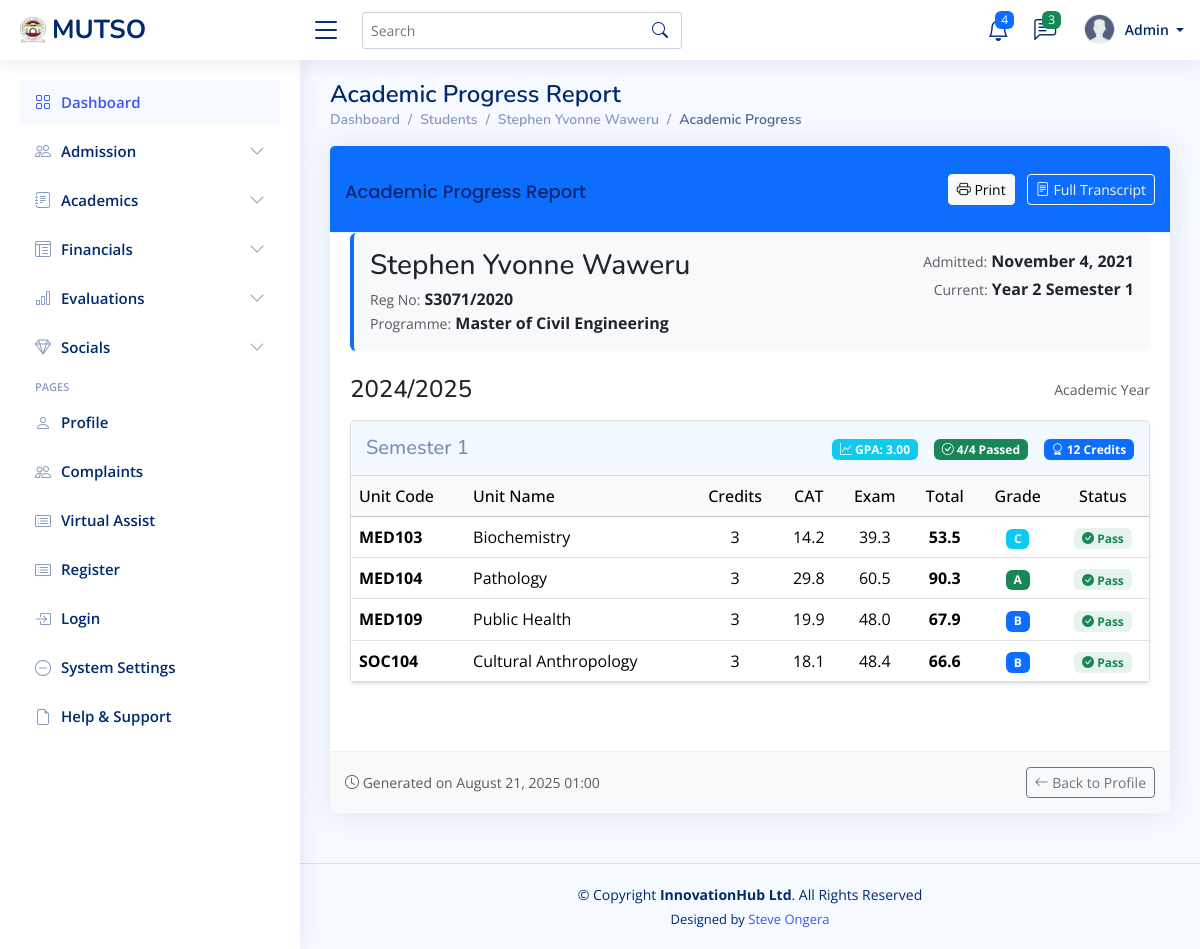
Page /student/1/progress/ on the earlier database version.
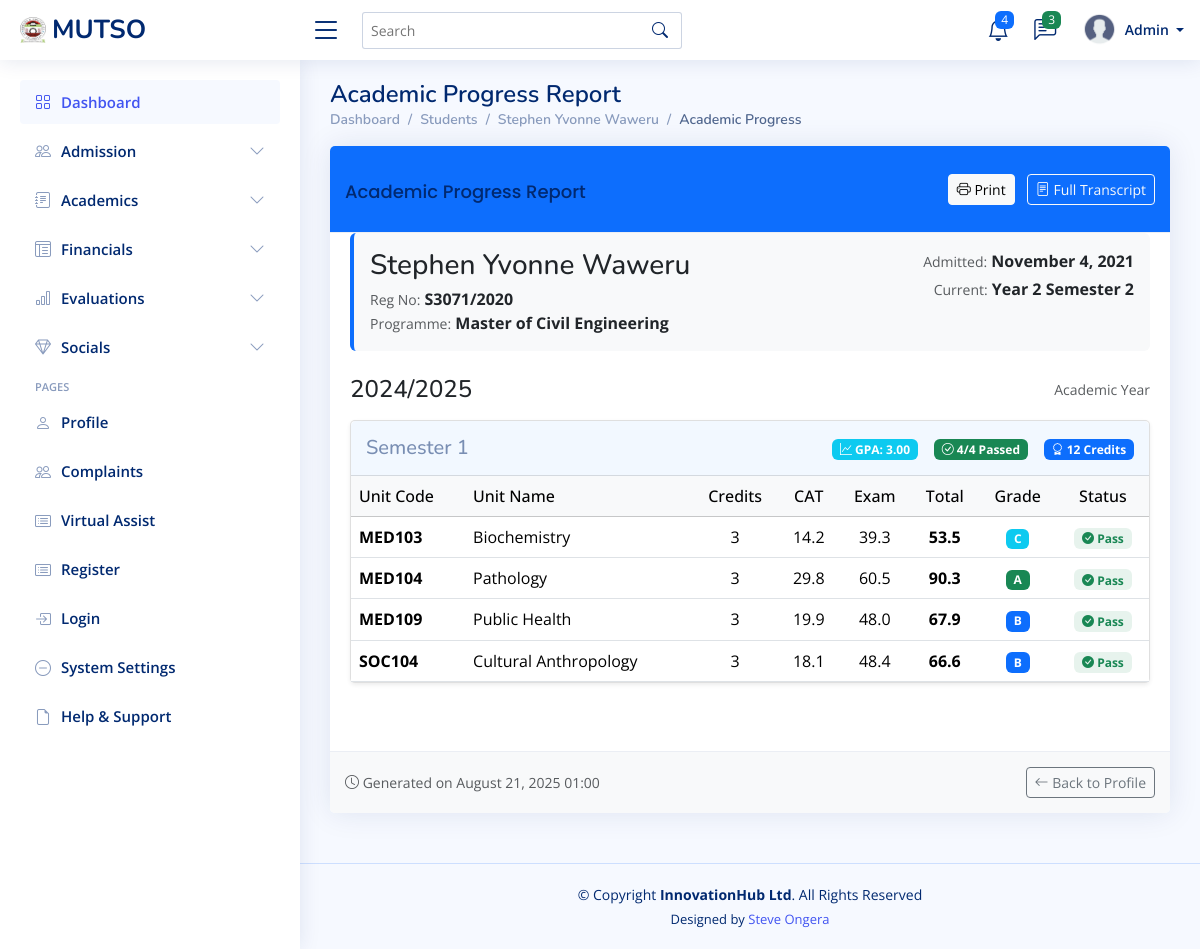
Same page on the later database version.
### students_portal/models.py (models this page shows, shortened)
class Student(models.Model):
    registration_number = models.CharField(max_length=20, unique=True)
    first_name = models.CharField(max_length=100)
    last_name = models.CharField(max_length=100)
    middle_name = models.CharField(max_length=100, blank=True, null=True)
    id_number = models.CharField(max_length=20, blank=True, null=True)
    profile_picture = models.ImageField(upload_to='lecturer_profiles/', blank=True, null=True)
    programme = models.ForeignKey(Programme, on_delete=models.CASCADE, related_name='students')
    current_year = models.IntegerField()
    current_semester = models.IntegerField()
    date_of_admission = models.DateField()
    expected_graduation_date = models.DateField(blank=True, null=True)
    date_of_birth = models.DateField(blank=True, null=True)
    gender = models.CharField(max_length=10, choices=[
        ('M', 'Male'),
        ('F', 'Female'),
        ('O', 'Other')
    ], blank=True, null=True)
    email = models.EmailField(blank=True, null=True)
    phone_number = models.CharField(max_length=15, blank=True, null=True)
    religion = models.CharField(max_length=50, blank=True, null=True)
    county = models.CharField(max_length=50, blank=True, null=True)
    town = models.CharField(max_length=50, blank=True, null=True)
    postal_address = models.CharField(max_length=100, blank=True, null=True)
    postal_code = models.CharField(max_length=10, blank=True, null=True)
    parent_name = models.CharField(max_length=100, blank=True, null=True)
    parent_phone = models.CharField(max_length=15, blank=True, null=True)
    emergency_contact_name = models.CharField(max_length=100, blank=True, null=True)
    emergency_contact_relationship = models.CharField(max_length=50, blank=True, null=True)
    emergency_contact_phone = models.CharField(max_length=15, blank=True, null=True)
    is_active = models.BooleanField(default=True)
    status = models.CharField(max_length=20, choices=[
        ('active', 'Active'),
        ('inactive', 'Inactive'),
        ('graduated', 'Graduated'),
        ('deferred', 'Deferred'),
        ('suspended', 'Suspended'),
        ('transferred', 'Transferred'),
        ('withdrawn', 'Withdrawn')
    ], default='active')
    entry_mode = models.CharField(max_length=20, choices=[
        ('government_sponsored', 'Government-Sponsored'),
        ('self_sponsored', 'Self-Sponsored'),
        ('parallel', 'Parallel'),
        ('exchange', 'Exchange'),
        ('transfer', 'Transfer')
    ], default='government_sponsored')
    scholarship_info = models.TextField(blank=True, null=True)
    created_at = models.DateTimeField(auto_now_add=True)
    updated_at = models.DateTimeField(auto_now=True)
    def get_full_name(self):
        if self.middle_name:
            return f"{self.first_name} {self.middle_name} {self.last_name}"
        return f"{self.first_name} {self.last_name}"

class Programme(models.Model):
    name = models.CharField(max_length=200)
    code = models.CharField(max_length=20, unique=True)
    department = models.ForeignKey(Department, on_delete=models.CASCADE, related_name='programmes')
    duration_years = models.IntegerField()
    semesters_per_year = models.IntegerField(default=2)
    description = models.TextField(blank=True, null=True)

### students_portal/views.py (the view)
# urls.py: path('student/<int:student_id>/progress/', views.student_progress_report, name='student_progress'),
def student_progress_report(request, student_id):
    student = get_object_or_404(Student, pk=student_id)
    progress_data = get_student_academic_progress(student)
    context = {
        'student': student,
        'progress_data': progress_data
    }
    return render(request, 'academics/student_progress.html', context)

### templates/academics/student_progress.html (shortened to what the changed rows need)
{% extends "base/base.html" %}
{% block content %}
<div class="pagetitle">
    <h1>Academic Progress Report</h1>
    <nav>
        <ol class="breadcrumb">
            <li class="breadcrumb-item"><a href="{% url 'student_detail' student.id %}">{{ student.get_full_name }}</a></li>
        </ol>
    </nav>
</div>
<section class="section">
    <div class="row">
        <div class="col-lg-12">
            <div class="card">
                <div class="card-header bg-primary text-white">
                    <div class="d-flex justify-content-between align-items-center">
                        <h2 class="card-title mb-0">Academic Progress Report</h2>
                    </div>
                </div>
                <div class="card-body">
                    <div class="student-header mb-4 p-3 bg-light rounded">
                        <div class="row">
                            <div class="col-md-6">
                                <h3 class="mb-1">{{ student.get_full_name }}</h3>
                                <div class="d-flex flex-wrap">
                                    <div class="me-4">
                                        <span class="text-muted small">Reg No:</span>
                                        <span class="fw-bold">{{ student.registration_number }}</span>
                                    </div>
                                    <div>
                                        <span class="text-muted small">Programme:</span>
                                        <span class="fw-bold">{{ student.programme.name }}</span>
                                    </div>
                                </div>
                            </div>
                            <div class="col-md-6 text-md-end">
                                <div class="d-flex flex-column">
                                    <div class="mb-1">
                                        <span class="text-muted small">Admitted:</span>
                                        <span class="fw-bold">{{ student.date_of_admission|date:"F j, Y" }}</span>
                                    </div>
                                    <div>
                                        <span class="text-muted small">Current:</span>
                                        <span class="fw-bold">Year {{ student.current_year }} Semester {{ student.current_semester }}</span>
                                    </div>
                                </div>
                            </div>
                        </div>
                    </div>
                    {% for year_id, year_data in progress_data.academic_years.items %}
                    <div class="academic-year mb-5">
                        {% for semester_num, semester_data in year_data.semesters.items %}
                        <div class="card semester-card mb-4">
                            <div class="card-body p-0">
                                <div class="table-responsive">
                                    <table class="table table-hover mb-0">
                                        <thead class="table-light">
                                            <tr>
                                                <th class="text-nowrap">Unit Code</th>
                                                <th>Unit Name</th>
                                                <th class="text-center">Credits</th>
                                                <th class="text-center">CAT</th>
                                                <th class="text-center">Exam</th>
                                                <th class="text-center">Total</th>
                                                <th class="text-center">Grade</th>
                                                <th class="text-center">Status</th>
                                            </tr>
                                        </thead>
                                    </table>
                                </div>
                            </div>
                        </div>
                        {% endfor %}
                    </div>
                    {% endfor %}
                </div>
            </div>
        </div>
    </div>
</section>
{% endblock %}

Differences in the rows shown:
changed Student "Stephen Yvonne Waweru": current_semester "1" → "2"
